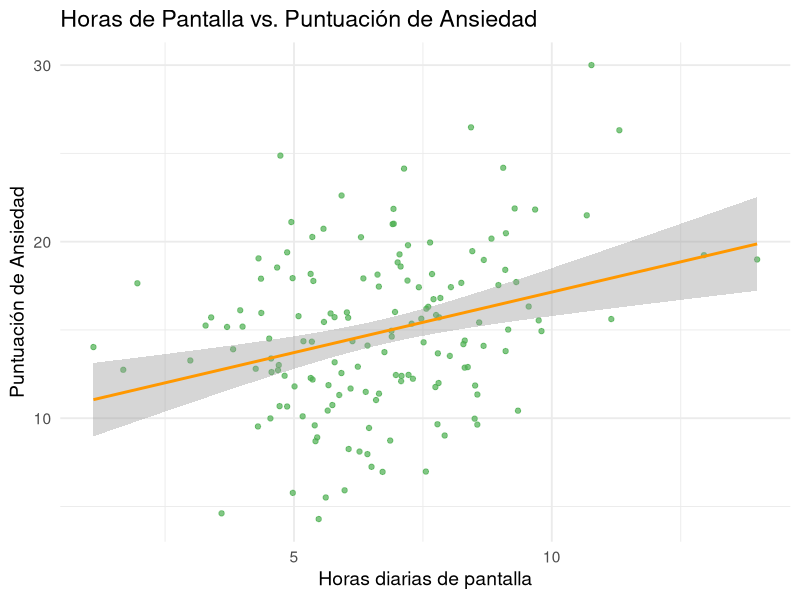

Source code (R):
## ---- chunk 1
# Configuración global de los chunks de R
knitr::opts_chunk$set(
  echo = TRUE,      # Muestra el código por defecto
  message = FALSE,  # Oculta mensajes
  warning = FALSE   # Oculta advertencias
)

# Carga de paquetes
library(dplyr)
library(ggplot2)
## ---- chunk 2
# Datos de ejemplo
datos <- data.frame(
  id = 1:150,
  horas_pantalla = rnorm(150, mean = 6.5, sd = 2),
  puntuacion_ansiedad = rnorm(150, mean = 10, sd = 4)
)

# Creamos una correlación ligera
datos$puntuacion_ansiedad <- datos$puntuacion_ansiedad + (datos$horas_pantalla * 0.7) + rnorm(150, 0, 2)

head(datos)
ggplot(datos, aes(x = horas_pantalla, y = puntuacion_ansiedad)) +
  geom_point(alpha = 0.7, color = "#4CAF50") + # Verde
  geom_smooth(method = "lm", color = "#FF9800") + # Naranja
  theme_minimal(base_size = 14) +
  labs(title = "Horas de Pantalla vs. Puntuación de Ansiedad",
       x = "Horas diarias de pantalla",
       y = "Puntuación de Ansiedad")
